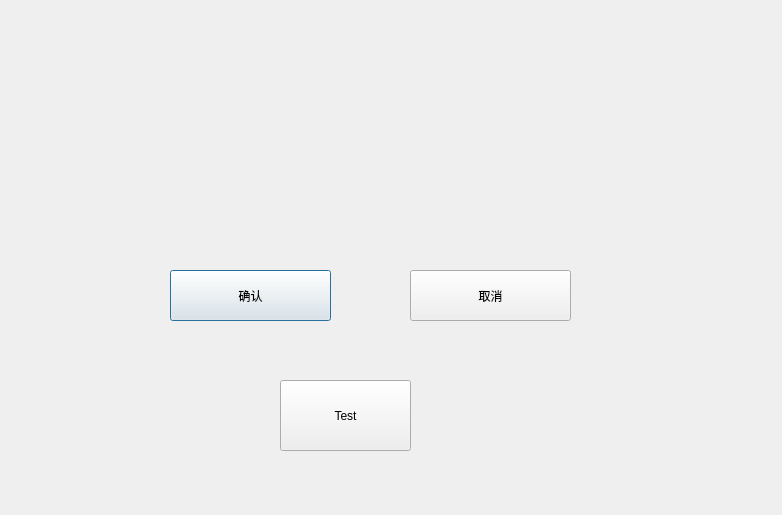
<?xml version="1.0" encoding="UTF-8"?>
<ui version="4.0">
 <class>QDialogTestClass</class>
 <widget class="QDialog" name="QDialogTestClass">
  <property name="geometry">
   <rect>
    <x>0</x>
    <y>0</y>
    <width>782</width>
    <height>515</height>
   </rect>
  </property>
  <property name="windowTitle">
   <string>QDialogTest</string>
  </property>
  <widget class="QPushButton" name="okButton">
   <property name="geometry">
    <rect>
     <x>170</x>
     <y>270</y>
     <width>161</width>
     <height>51</height>
    </rect>
   </property>
   <property name="text">
    <string>确认</string>
   </property>
  </widget>
  <widget class="QPushButton" name="cancelButton">
   <property name="geometry">
    <rect>
     <x>410</x>
     <y>270</y>
     <width>161</width>
     <height>51</height>
    </rect>
   </property>
   <property name="text">
    <string>取消</string>
   </property>
  </widget>
  <widget class="QPushButton" name="pushButton">
   <property name="geometry">
    <rect>
     <x>280</x>
     <y>380</y>
     <width>131</width>
     <height>71</height>
    </rect>
   </property>
   <property name="text">
    <string>Test</string>
   </property>
  </widget>
 </widget>
 <layoutdefault spacing="6" margin="11"/>
 <resources>
  <include location="QDialogTest.qrc"/>
 </resources>
 <connections>
  <connection>
   <sender>okButton</sender>
   <signal>clicked()</signal>
   <receiver>QDialogTestClass</receiver>
   <slot>accept()</slot>
   <hints>
    <hint type="sourcelabel">
     <x>251</x>
     <y>289</y>
    </hint>
    <hint type="destinationlabel">
     <x>247</x>
     <y>612</y>
    </hint>
   </hints>
  </connection>
  <connection>
   <sender>cancelButton</sender>
   <signal>clicked()</signal>
   <receiver>QDialogTestClass</receiver>
   <slot>reject()</slot>
   <hints>
    <hint type="sourcelabel">
     <x>488</x>
     <y>285</y>
    </hint>
    <hint type="destinationlabel">
     <x>490</x>
     <y>716</y>
    </hint>
   </hints>
  </connection>
  <connection>
   <sender>pushButton</sender>
   <signal>clicked()</signal>
   <receiver>QDialogTestClass</receiver>
   <slot>Test()</slot>
   <hints>
    <hint type="sourcelabel">
     <x>325</x>
     <y>402</y>
    </hint>
    <hint type="destinationlabel">
     <x>335</x>
     <y>753</y>
    </hint>
   </hints>
  </connection>
 </connections>
 <slots>
  <slot>Test()</slot>
 </slots>
</ui>
